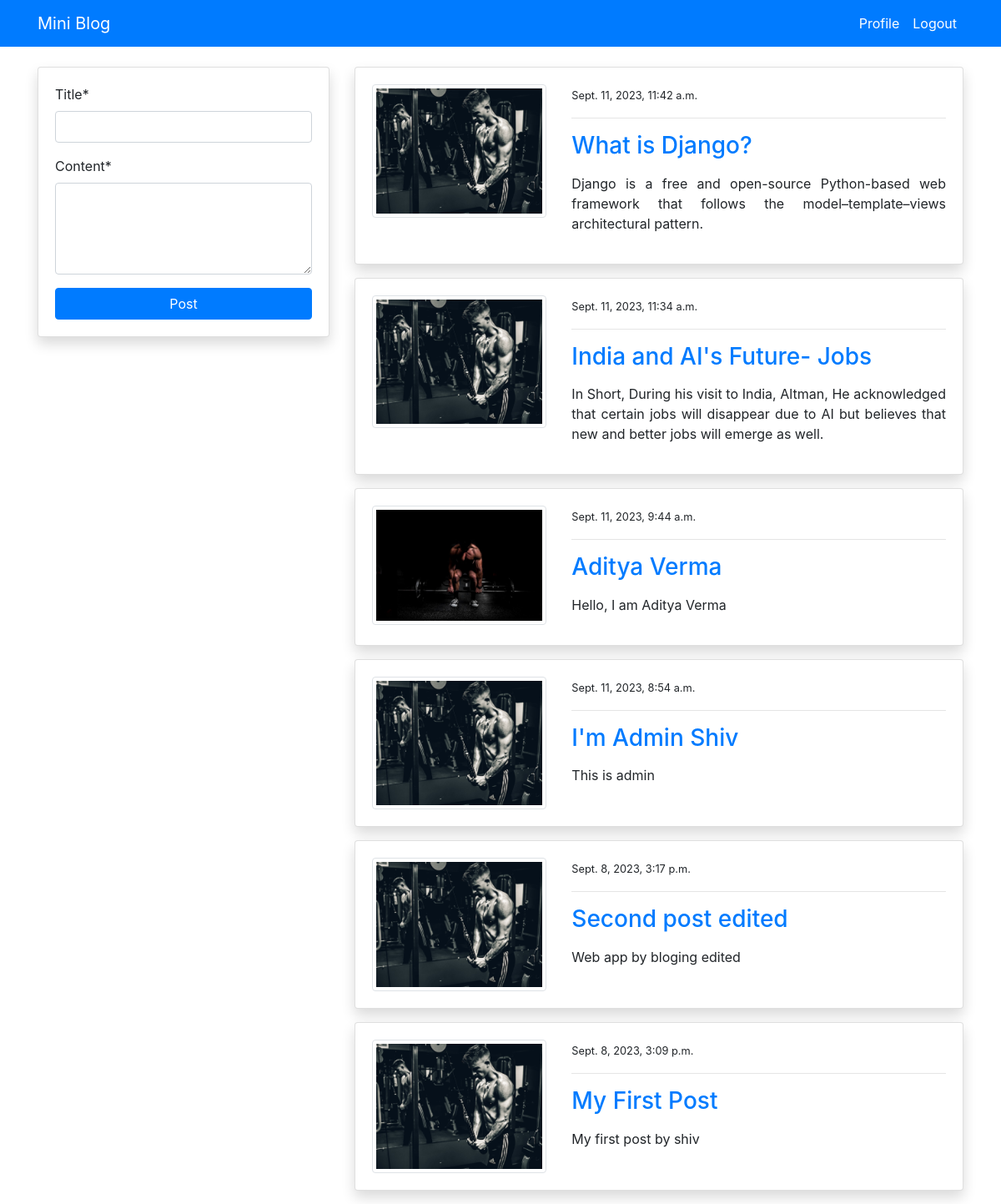
Page /blog/ (signed in) on the committed database.
### blog/models.py (models this page shows, shortened)
class PostModel(models.Model):
    title = models.CharField(max_length=100)
    content = models.TextField()
    author = models.ForeignKey(User, on_delete=models.CASCADE)
    date_created = models.DateTimeField(auto_now_add=True)
    class Meta:
        ordering = ('-date_created',)

### users/models.py (models this page shows, shortened)
class ProfileModel(models.Model):
    user= models.OneToOneField(User, on_delete=models.CASCADE)
    image = models.ImageField(default='default.jpg', upload_to='profile', validators=[FileExtensionValidator(['png','jpg','jpeg'])])

### blog/views.py (the view)
# urls.py: path('blog/', views.index, name='blog-index'),
@login_required
def index(request):
    posts= PostModel.objects.all()
    form = PostModelForm()
    if request.method=='POST':
        form= PostModelForm(request.POST)
        if form.is_valid():
            instance= form.save(commit=False)
            instance.author= request.user
            instance.save()
    context={
        'posts': posts,
        'form' : form
    }
    return render(request, 'blog/index.html', context)

### blog/forms.py
class PostModelForm(forms.ModelForm):
    content=forms.CharField(widget=forms.Textarea(attrs={'rows': 4}))
    class Meta:
        model= PostModel
        fields= ('title', 'content')

### templates/blog/index.html (shortened to what this page needs)
{% extends 'partials/base.html' %}
{% load crispy_forms_tags %}
{% block content %}
<div class="container">
    <div class="row mt-5 pt-3">
        <div class="col-md-4">
            <div class="card my-3 shadow">
                <div class="card-body">
                    <form method="POST">
                        {{ form|crispy }}
                        <input class="btn btn-primary btn-block" type="submit" value="Post">
                    </form>
                </div>
            </div>
        </div>
        <div class="col-md-8">
            {% for post in posts %}
            <div class="card shadow my-3">
                <div class="card-body">
                    <div class="row">
                        <div class="col-md-4">
                            <img class="img-thumbnail" src="{{ post.author.profilemodel.image.url }}" alt="img">
                        </div>
                        <div class="col-md-8">
                            <small>{{ post.date_created }}</small>
                            <hr>
                            <a class="h3" href="{% url 'blog-post-detail' post.id %}">{{ post.title }}</a>
                            <p class="text-justify my-3">
                                {{ post.content }}
                            </p>
                        </div>
                    </div>
                </div>
            </div>
            {% endfor %}
        </div>
    </div>
</div>
{% endblock %}

### templates/partials/base.html (shortened to what this page needs)
{% load static %}
<!doctype html>
<html lang="en">
<head>
    <link rel="stylesheet" href="https://cdn.jsdelivr.net/npm/bootstrap@4.6.0/dist/css/bootstrap.min.css"
>
    <link rel="stylesheet" href="{% static '/style.css' %}">
</head>
<body>
    {% include 'partials/nav.html' %}
    {% block content %}
    {% endblock %}
</body>
</html>

### templates/partials/nav.html (shortened to what this page needs)
<nav class="navbar navbar-expand-lg navbar-primary bg-primary fixed-top">
    <div class="container">
        {% if request.user.is_authenticated %}
        <a class="navbar-brand text-white" href="{% url 'blog-index' %}">Mini Blog</a>
        <div class="collapse navbar-collapse" id="navbarSupportedContent">
            <ul class="navbar-nav ml-auto">
                <li class="nav-item active">
                    <a class="nav-link text-white" href="{% url 'users-profile' %}">Profile </a>
                </li>
                <li class="nav-item">
                    <a class="nav-link text-white" href="{% url 'users-logout' %}">Logout</a>
                </li>
            </ul>
            {% endif %}
        </div>
    </div>
</nav>

### rows in the picture
PostModel: author.profilemodel.image (picture), date_created "Sept. 11, 2023, 11:42 a.m.", title "What is Django?", content "Django is a free and open-source Python-based web framework that follows the model–template–views architectural pattern."
PostModel: author.profilemodel.image (picture), date_created "Sept. 11, 2023, 11:34 a.m.", title "India and AI's Future- Jobs", content "In Short, During his visit to India, Altman, He acknowledged that certain jobs will disappear due to AI but believes that new and better jobs will emerge as well."
PostModel: author.profilemodel.image (picture), date_created "Sept. 11, 2023, 9:44 a.m.", title "Aditya Verma", content "Hello, I am Aditya Verma"
PostModel: author.profilemodel.image (picture), date_created "Sept. 11, 2023, 8:54 a.m.", title "I'm Admin Shiv", content "This is admin"
PostModel: author.profilemodel.image (picture), date_created "Sept. 8, 2023, 3:17 p.m.", title "Second post edited", content "Web app by bloging edited"
PostModel: author.profilemodel.image (picture), date_created "Sept. 8, 2023, 3:09 p.m.", title "My First Post", content "My first post by shiv"
